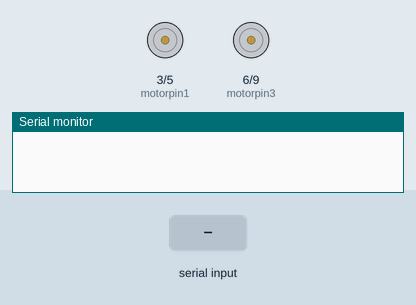
The program below on a simulated Arduino Uno, built with avr-gcc and run on an emulated ATmega328P. On the bench: motor-driver pin pairs drawn as motors (green arrow = first pin HIGH = forward, orange = second pin HIGH = backward, longer = more drive), the last lines printed to the serial monitor. The test bench sets the inputs (shaded band).

Above: at 1.2 s.
1.3 s: "w" received over Serial
At 2.1 s:
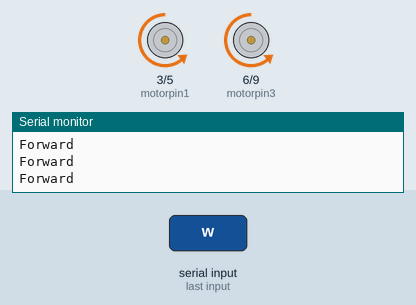
2.8 s: "a" received over Serial
At 3.7 s:
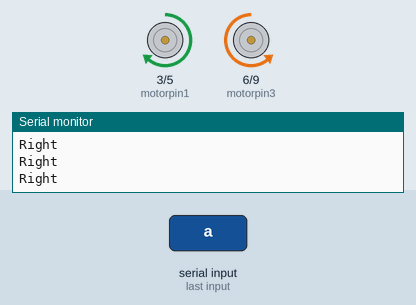
4.3 s: "s" received over Serial
At 5.0 s:
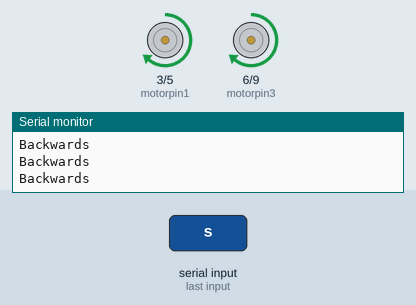
5.8 s: "d" received over Serial
At 7.0 s:
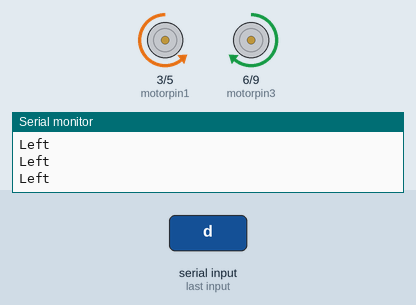
Timing chart, 0 to 8.3 s (numbered marks = the images above; inputs shaded):
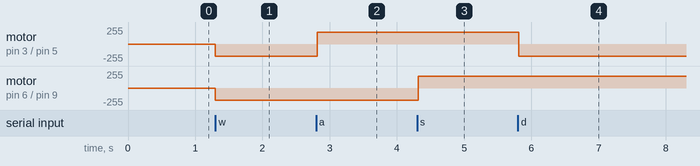

The program:

main.cpp
```cpp
#include <Arduino.h>
#include <SoftwareSerial.h>

void moveForward();
void moveBackward();
void moveRight();
void moveLeft();
void moveStop();
int velocity=180;
const int motorpin1=3;
const int motorpin2=5;
const int motorpin3=6;
const int motorpin4=9;
int state='g';
void setup() {
  // put your setup code here, to run once:
  Serial.println("Welcome to Kevin's RC Car!");
  Serial.begin(9600);
  pinMode(motorpin1, OUTPUT);
  pinMode(motorpin2, OUTPUT);
  pinMode(motorpin3, OUTPUT);
  pinMode(motorpin4, OUTPUT);
}

void loop() {
  // put your main code here, to run repeatedly:
  if(Serial.available()>0){
  state = Serial.read();
  }
  if (state=='w'){
    Serial.println("Forward");
    moveForward();
  }
  if (state=='a'){
    Serial.println("Right");
    moveLeft();
  }
  if (state=='s'){
    Serial.println("Backwards");
    moveBackward();
  }
  if (state=='d'){
    Serial.println("Left");
    moveRight();
  }
  if (state=='x'){
    Serial.println("Stopped");
    moveStop();
  }
}

void moveForward(){
  analogWrite(motorpin1, 0);
  analogWrite(motorpin2, velocity);
  analogWrite(motorpin3, 0);
  analogWrite(motorpin4, velocity);
}
void moveBackward(){
  analogWrite(motorpin1, velocity);
  analogWrite(motorpin2, 0);
  analogWrite(motorpin3, velocity);
  analogWrite(motorpin4, 0);
}
void moveRight(){
  analogWrite(motorpin1, 0);
  analogWrite(motorpin2, velocity);
  analogWrite(motorpin3, velocity);
  analogWrite(motorpin4, 0);
}
void moveLeft(){
  analogWrite(motorpin1, velocity);
  analogWrite(motorpin2, 0);
  analogWrite(motorpin3, 0);
  analogWrite(motorpin4, velocity);
}
void moveStop(){
  analogWrite(motorpin1, 0);
  analogWrite(motorpin2, 0);
  analogWrite(motorpin3, 0);
  analogWrite(motorpin4, 0);
}
```

Measured:
- after the input at 1.3 s, motor on pin 3 (motorpin1) / pin 5 (motorpin2), motor on pin 6 (motorpin3) / pin 9 (motorpin4): stopped → backward 180/255 at once
- after the input at 2.8 s, motor on pin 3 (motorpin1) / pin 5 (motorpin2): backward 180/255 → forward 180/255 at once
- after the input at 4.3 s, motor on pin 6 (motorpin3) / pin 9 (motorpin4): backward 180/255 → forward 180/255 at once
- after the input at 5.8 s, motor on pin 3 (motorpin1) / pin 5 (motorpin2): forward 180/255 → backward 180/255 at once
